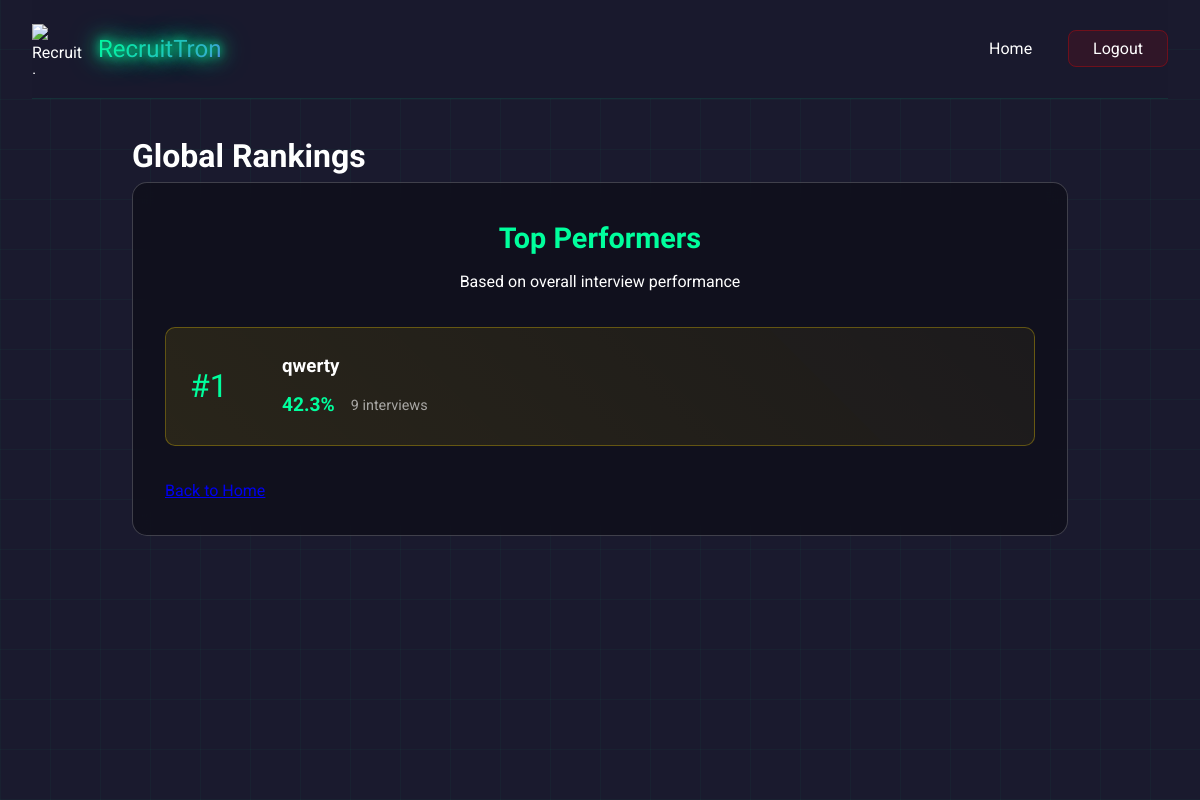
/leaderboard, run on an earlier commit of the app's database.
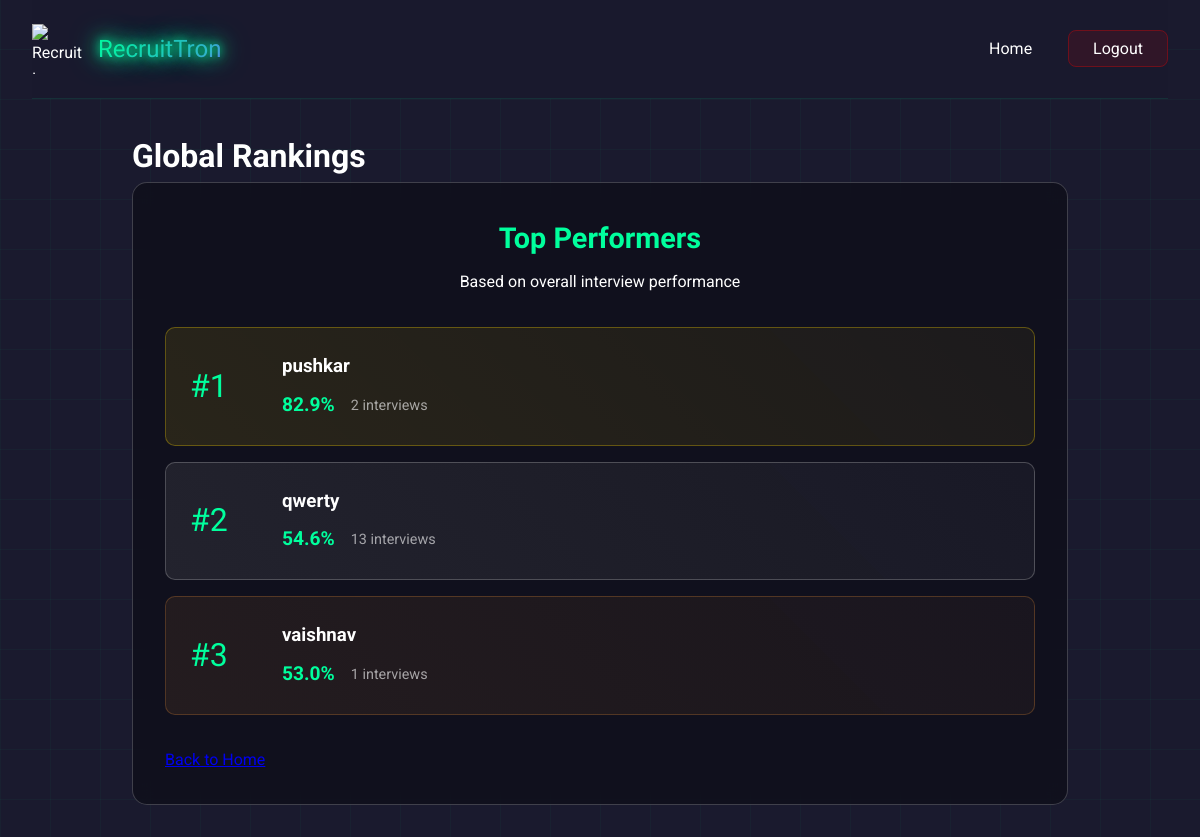
And on a later commit of the database.
### models/user.py (models this page shows, shortened)
class User(UserMixin, db.Model):
    id = db.Column(db.Integer, primary_key=True)
    username = db.Column(db.String(80), unique=True, nullable=False)
    email = db.Column(db.String(120), unique=True, nullable=False)
    password_hash = db.Column(db.String(128))

### app.py (the view)
@app.route('/leaderboard')
def leaderboard():
    top_users = db.session.query(
        User,
        func.avg(InterviewFeedback.total_score).label('avg_score'),
        func.count(InterviewFeedback.id).label('interview_count')
    ).join(InterviewFeedback)\
    .group_by(User.id)\
    .order_by(desc('avg_score'))\
    .limit(5)\
    .all()
    leaderboard_data = [{
        'rank': idx + 1,
        'name': user.username,
        'avg_score': float("%.1f" % avg_score),
        'interviews': interview_count
    } for idx, (user, avg_score, interview_count) in enumerate(top_users)]
    return render_template('leaderboard.html', leaderboard_data=leaderboard_data)

### templates/leaderboard.html (shortened to what this page needs)
<!DOCTYPE html>
<html lang="en">
<head>
    <link rel="stylesheet" href="/static/css/style.css">
</head>
<body class="leaderboard-page">
    <div id="particles-js"></div>
    <div class="cyber-grid"></div>
    <div class="container">
        <nav class="nav-bar glass-nav">
            <div class="logo-container">
                <img src="/static/img/logo.png" alt="RecruitTron Logo" class="logo">
                <span class="logo-text neon-text">RecruitTron</span>
            </div>
            <div class="nav-links">
                <a href="/" class="nav-link">Home</a>
                <a href="/logout" class="nav-link logout-btn"><span>Logout</span></a>
            </div>
        </nav>
        <main class="leaderboard-content">
            <h1 class="cyber-glitch" data-text="Global Rankings">Global Rankings</h1>
            <div class="leaderboard-container glassmorphism">
                <div class="leaderboard-header">
                    <h2>Top Performers</h2>
                    <p>Based on overall interview performance</p>
                </div>
                <div class="leaderboard-grid">
                    {% for user in leaderboard_data %}
                    <div class="rank-card {% if user.rank == 1 %}gold{% elif user.rank == 2 %}silver{% elif user.rank == 3 %}bronze{% endif %}">
                        <div class="rank-number">#{{ user.rank }}</div>
                        <div class="user-info">
                            <h3>{{ user.name }}</h3>
                            <div class="score-badge">
                                <span class="score">{{ user.avg_score }}%</span>
                                <span class="interview-count">{{ user.interviews }} interviews</span>
                            </div>
                        </div>
                    </div>
                    {% endfor %}
                </div>
                <div class="actions">
                    <a href="/" class="cyber-button">
                    </a>
                </div>
            </div>
        </main>
    </div>
</body>
</html>

### static/css/style.css (style rules this page uses)
:root { --primary-color: #00ff9d; --secondary-color: #6c63ff; --accent-color: #ff3366; --dark-color: #1a1a2e; --light-color: #ffffff; --gradient-1: linear-gradient(135deg, #00ff9d 0%, #6c63ff 100%); --gradient-2: linear-gradient(45deg, #ff3366 0%, #6c63ff 100%); }
* { margin: 0; padding: 0; box-sizing: border-box; }
body { font-family: 'Roboto', sans-serif; background: var(--dark-color); color: var(--light-color); line-height: 1.6; overflow-x: hidden; cursor: default; }
#particles-js { position: fixed; top: 0; left: 0; width: 100%; height: 100%; z-index: -1; }
.container { max-width: 1200px; margin: 0 auto; padding: 0 2rem; }
.nav-bar { display: flex; justify-content: space-between; align-items: center; padding: 1.5rem 0; }
.logo-container { display: flex; align-items: center; gap: 1rem; }
.logo { width: 50px; height: 50px; }
.logo-text { font-family: 'Orbitron', sans-serif; font-size: 1.5rem; background: var(--gradient-1); -webkit-background-clip: text; -webkit-text-fill-color: transparent; }
.nav-links a { color: var(--light-color); text-decoration: none; margin-left: 2rem; transition: color 0.3s ease; }
.neon-text { color: #fff; text-shadow: 0 0 10px var(--primary-color), 0 0 20px var(--primary-color), 0 0 30px var(--primary-color); }
.glassmorphism { background: rgba(255, 255, 255, 0.1); backdrop-filter: blur(10px); border-radius: 20px; border: 1px solid rgba(255, 255, 255, 0.2); padding: 2rem; transition: transform 0.3s ease; }
.cyber-grid { position: fixed; top: 0; left: 0; width: 100%; height: 100%; background: linear-gradient(90deg, rgba(0, 255, 157, 0.03) 1px, transparent 1px) 0 0 / 50px 50px, linear-gradient(0deg, rgba(0, 255, 157, 0.03) 1px, transparent 1px) 0 0 / 50px 50px; pointer-events: none; animation: gridMove 20s linear infinite; }
.glass-nav { background: rgba(26, 26, 46, 0.8); backdrop-filter: blur(10px); border-bottom: 1px solid rgba(0, 255, 157, 0.1); }
.logout-btn { background: rgba(255, 0, 0, 0.1); border: 1px solid rgba(255, 0, 0, 0.3); padding: 0.5rem 1.5rem; border-radius: 8px; transition: all 0.3s ease; }
.leaderboard-content { max-width: 1000px; margin: 0 auto; padding: 2rem; }
.leaderboard-container { padding: 2rem; border-radius: 15px; background: rgba(13, 13, 23, 0.7); backdrop-filter: blur(10px); }
.leaderboard-header { text-align: center; margin-bottom: 2rem; }
.leaderboard-header h2 { color: var(--primary-color); font-family: 'Orbitron', sans-serif; font-size: 1.8rem; margin-bottom: 0.5rem; }
.leaderboard-grid { display: grid; gap: 1rem; margin-bottom: 2rem; }
.rank-card { display: flex; align-items: center; padding: 1.5rem; background: rgba(255, 255, 255, 0.05); border-radius: 10px; transition: transform 0.3s ease; }
.rank-card.gold { background: linear-gradient(45deg, rgba(255, 215, 0, 0.1), rgba(255, 215, 0, 0.05)); border: 1px solid rgba(255, 215, 0, 0.3); }
.rank-card.silver { background: linear-gradient(45deg, rgba(192, 192, 192, 0.1), rgba(192, 192, 192, 0.05)); border: 1px solid rgba(192, 192, 192, 0.3); }
.rank-card.bronze { background: linear-gradient(45deg, rgba(205, 127, 50, 0.1), rgba(205, 127, 50, 0.05)); border: 1px solid rgba(205, 127, 50, 0.3); }
.rank-number { font-size: 2rem; font-family: 'Orbitron', sans-serif; color: var(--primary-color); margin-right: 2rem; min-width: 60px; }
.user-info { flex-grow: 1; }
.user-info h3 { color: #fff; margin-bottom: 0.5rem; }
.score-badge { display: flex; align-items: center; gap: 1rem; }
.score { color: var(--primary-color); font-size: 1.2rem; font-weight: bold; }
.interview-count { color: rgba(255, 255, 255, 0.6); font-size: 0.9rem; }

What changed in the data, as far as the page shows it:
added User: rank "1", name "pushkar", avg_score "82.9", interviews "2"
computed for User "qwerty": rank "1" → "2"; avg_score "42.3" → "54.6"; interviews "9" → "13"
now on this page (row unchanged): User: rank "3", name "vaishnav", avg_score "53.0", interviews "1"
